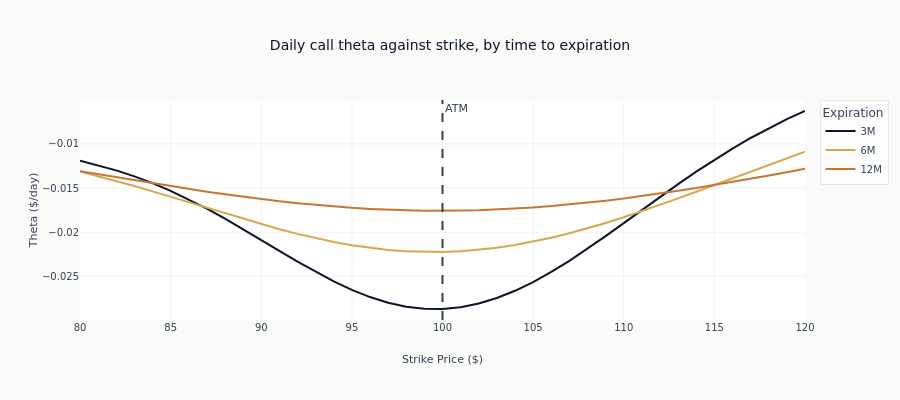

Write notebook code for a chart like this one.
### Markdown cell above
### Theta Decay Acceleration

Theta (time decay) accelerates as expiration approaches. Options lose
value faster in their final weeks.

### Code cell
fig = px.line(
    greeks_df.to_pandas(),
    x="strike",
    y="theta",
    color="time_to_exp",
    title="Daily call theta against strike, by time to expiration",
    labels={
        "strike": "Strike Price ($)",
        "theta": "Theta ($/day)",
        "time_to_exp": "Expiration",
    },
)
fig.add_vline(x=DEMO_SPOT, line_dash="dash", line_color=COLORS["neutral"], annotation_text="ATM")
fig.update_layout(height=400)
show_plotly_with_alt(
    fig,
    "Curves of daily call theta against strike price, one per time to expiration, with a dashed "
    "vertical line at the spot. All lie below zero and reach their most negative value near the "
    "spot line, the shortest-dated curve dipping furthest.",
)

### Figure 1 — Plotly figure (JSON) as saved in the notebook; plotly's stock layout.template omitted (floating-point values rounded to 4 significant figures)
{"data": [{"hovertemplate": "Expiration=3M<br>Strike Price ($)=%{x}<br>Theta ($/day)=%{y}<extra></extra>", "legendgroup": "3M", "line": {"color": "#0a1628", "dash": "solid"}, "marker": {"symbol": "circle"}, "mode": "lines", "name": "3M", "orientation": "v", "showlegend": true, "type": "scatter", "x": [80.0, 81.0, 82.0, 83.0, 84.0, 85.0, 86.0, 87.0, 88.0, 89.0, 90.0, 91.0, 92.0, 93.0, 94.0, 95.0, 96.0, 97.0, 98.0, 99.0, 100.0, 101.0, 102.0, 103.0, 104.0, 105.0, 106.0, 107.0, 108.0, 109.0, 110.0, 111.0, 112.0, 113.0, 114.0, 115.0, 116.0, 117.0, 118.0, 119.0, 120.0], "xaxis": "x", "y": [-0.01192, -0.01242, -0.013, -0.01367, -0.01444, -0.01531, -0.01628, -0.01733, -0.01846, -0.01965, -0.02088, -0.02211, -0.02333, -0.02449, -0.02557, -0.02653, -0.02734, -0.02799, -0.02844, -0.02868, -0.0287, -0.0285, -0.02808, -0.02745, -0.02663, -0.02564, -0.0245, -0.02324, -0.02188, -0.02045, -0.01898, -0.01749, -0.01601, -0.01455, -0.01315, -0.0118, -0.01052, -0.009329, -0.00822, -0.007201, -0.006273], "yaxis": "y"}, {"hovertemplate": "Expiration=6M<br>Strike Price ($)=%{x}<br>Theta ($/day)=%{y}<extra></extra>", "legendgroup": "6M", "line": {"color": "#D4A84B", "dash": "solid"}, "marker": {"symbol": "circle"}, "mode": "lines", "name": "6M", "orientation": "v", "showlegend": true, "type": "scatter", "x": [80.0, 81.0, 82.0, 83.0, 84.0, 85.0, 86.0, 87.0, 88.0, 89.0, 90.0, 91.0, 92.0, 93.0, 94.0, 95.0, 96.0, 97.0, 98.0, 99.0, 100.0, 101.0, 102.0, 103.0, 104.0, 105.0, 106.0, 107.0, 108.0, 109.0, 110.0, 111.0, 112.0, 113.0, 114.0, 115.0, 116.0, 117.0, 118.0, 119.0, 120.0], "xaxis": "x", "y": [-0.01312, -0.01364, -0.01419, -0.01477, -0.01538, -0.016, -0.01663, -0.01726, -0.01789, -0.0185, -0.0191, -0.01966, -0.02019, -0.02067, -0.0211, -0.02147, -0.02177, -0.022, -0.02216, -0.02224, -0.02224, -0.02216, -0.022, -0.02176, -0.02145, -0.02107, -0.02063, -0.02012, -0.01956, -0.01895, -0.0183, -0.01762, -0.0169, -0.01616, -0.01541, -0.01465, -0.01388, -0.01312, -0.01236, -0.01161, -0.01088], "yaxis": "y"}, {"hovertemplate": "Expiration=12M<br>Strike Price ($)=%{x}<br>Theta ($/day)=%{y}<extra></extra>", "legendgroup": "12M", "line": {"color": "#C87533", "dash": "solid"}, "marker": {"symbol": "circle"}, "mode": "lines", "name": "12M", "orientation": "v", "showlegend": true, "type": "scatter", "x": [80.0, 81.0, 82.0, 83.0, 84.0, 85.0, 86.0, 87.0, 88.0, 89.0, 90.0, 91.0, 92.0, 93.0, 94.0, 95.0, 96.0, 97.0, 98.0, 99.0, 100.0, 101.0, 102.0, 103.0, 104.0, 105.0, 106.0, 107.0, 108.0, 109.0, 110.0, 111.0, 112.0, 113.0, 114.0, 115.0, 116.0, 117.0, 118.0, 119.0, 120.0], "xaxis": "x", "y": [-0.01309, -0.01343, -0.01377, -0.01411, -0.01445, -0.01478, -0.0151, -0.01541, -0.0157, -0.01598, -0.01625, -0.01649, -0.01671, -0.01691, -0.01709, -0.01724, -0.01736, -0.01746, -0.01752, -0.01756, -0.01757, -0.01755, -0.01751, -0.01743, -0.01733, -0.0172, -0.01704, -0.01686, -0.01665, -0.01642, -0.01617, -0.0159, -0.01562, -0.01531, -0.01499, -0.01465, -0.01431, -0.01395, -0.01358, -0.01321, -0.01282], "yaxis": "y"}], "layout": {"annotations": [{"showarrow": false, "text": "ATM", "x": 100.0, "xanchor": "left", "xref": "x", "y": 1, "yanchor": "top", "yref": "y domain"}], "height": 400, "legend": {"title": {"text": "Expiration"}, "tracegroupgap": 0}, "shapes": [{"line": {"color": "#334155", "dash": "dash"}, "type": "line", "x0": 100.0, "x1": 100.0, "xref": "x", "y0": 0, "y1": 1, "yref": "y domain"}], "title": {"text": "Daily call theta against strike, by time to expiration"}, "xaxis": {"anchor": "y", "domain": [0.0, 1.0], "title": {"text": "Strike Price ($)"}}, "yaxis": {"anchor": "x", "domain": [0.0, 1.0], "title": {"text": "Theta ($/day)"}}}}
